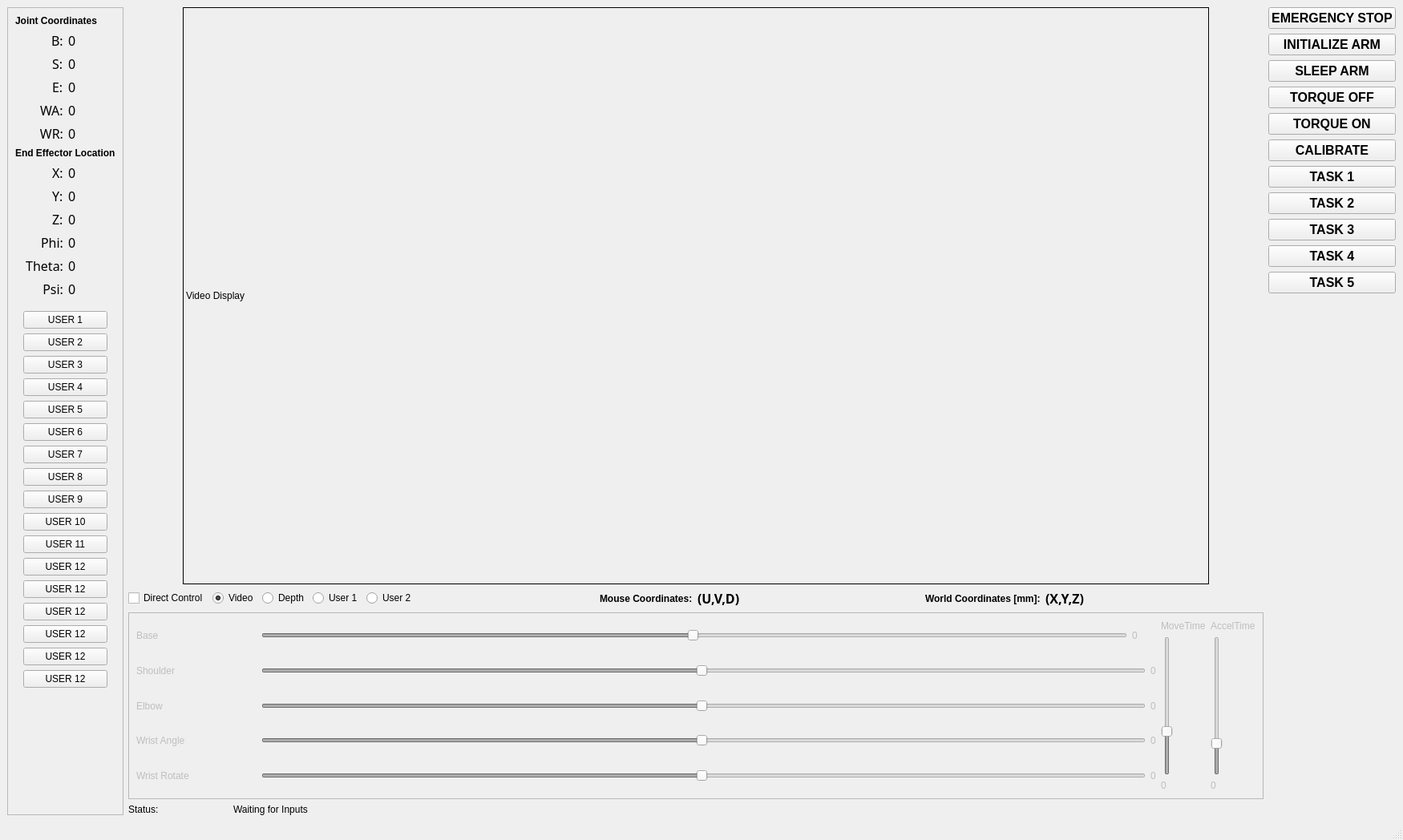
<?xml version="1.0" encoding="UTF-8"?>
<ui version="4.0">
 <class>MainWindow</class>
 <widget class="QMainWindow" name="MainWindow">
  <property name="geometry">
   <rect>
    <x>0</x>
    <y>0</y>
    <width>1750</width>
    <height>1048</height>
   </rect>
  </property>
  <property name="sizePolicy">
   <sizepolicy hsizetype="Fixed" vsizetype="Fixed">
    <horstretch>0</horstretch>
    <verstretch>0</verstretch>
   </sizepolicy>
  </property>
  <property name="cursor">
   <cursorShape>ArrowCursor</cursorShape>
  </property>
  <property name="windowTitle">
   <string>MainWindow</string>
  </property>
  <widget class="QWidget" name="centralwidget">
   <layout class="QVBoxLayout" name="verticalLayout_14">
    <item>
     <layout class="QHBoxLayout" name="horizontalLayout_13">
      <item>
       <widget class="QFrame" name="OutputFrame">
        <property name="enabled">
         <bool>true</bool>
        </property>
        <property name="sizePolicy">
         <sizepolicy hsizetype="Minimum" vsizetype="Minimum">
          <horstretch>0</horstretch>
          <verstretch>0</verstretch>
         </sizepolicy>
        </property>
        <property name="frameShape">
         <enum>QFrame::StyledPanel</enum>
        </property>
        <property name="frameShadow">
         <enum>QFrame::Raised</enum>
        </property>
        <layout class="QVBoxLayout" name="verticalLayout_5">
         <item>
          <widget class="QLabel" name="JointCoordLabel">
           <property name="sizePolicy">
            <sizepolicy hsizetype="Minimum" vsizetype="Minimum">
             <horstretch>0</horstretch>
             <verstretch>0</verstretch>
            </sizepolicy>
           </property>
           <property name="font">
            <font>
             <weight>75</weight>
             <bold>true</bold>
            </font>
           </property>
           <property name="text">
            <string>Joint Coordinates</string>
           </property>
          </widget>
         </item>
         <item>
          <layout class="QHBoxLayout" name="horizontalLayout_3">
           <item>
            <layout class="QVBoxLayout" name="verticalLayout_9">
             <item alignment="Qt::AlignRight">
              <widget class="QLabel" name="BLabel">
               <property name="font">
                <font>
                 <family>Ubuntu Mono</family>
                 <pointsize>12</pointsize>
                </font>
               </property>
               <property name="text">
                <string>B:</string>
               </property>
              </widget>
             </item>
             <item alignment="Qt::AlignRight">
              <widget class="QLabel" name="SLabel">
               <property name="font">
                <font>
                 <family>Ubuntu Mono</family>
                 <pointsize>12</pointsize>
                </font>
               </property>
               <property name="text">
                <string>S:</string>
               </property>
              </widget>
             </item>
             <item alignment="Qt::AlignRight">
              <widget class="QLabel" name="ELabel">
               <property name="font">
                <font>
                 <family>Ubuntu Mono</family>
                 <pointsize>12</pointsize>
                </font>
               </property>
               <property name="text">
                <string>E:</string>
               </property>
              </widget>
             </item>
             <item alignment="Qt::AlignRight">
              <widget class="QLabel" name="WALabel">
               <property name="font">
                <font>
                 <family>Ubuntu Mono</family>
                 <pointsize>12</pointsize>
                </font>
               </property>
               <property name="text">
                <string>WA:</string>
               </property>
              </widget>
             </item>
             <item>
              <widget class="QLabel" name="WRLabel">
               <property name="font">
                <font>
                 <family>Ubuntu Mono</family>
                 <pointsize>12</pointsize>
                </font>
               </property>
               <property name="text">
                <string>WR:</string>
               </property>
               <property name="alignment">
                <set>Qt::AlignRight|Qt::AlignTrailing|Qt::AlignVCenter</set>
               </property>
              </widget>
             </item>
            </layout>
           </item>
           <item>
            <layout class="QVBoxLayout" name="verticalLayout_8">
             <item alignment="Qt::AlignLeft">
              <widget class="QLabel" name="rdoutBaseJC">
               <property name="font">
                <font>
                 <family>Ubuntu Mono</family>
                 <pointsize>12</pointsize>
                </font>
               </property>
               <property name="text">
                <string>0</string>
               </property>
              </widget>
             </item>
             <item alignment="Qt::AlignLeft">
              <widget class="QLabel" name="rdoutShoulderJC">
               <property name="font">
                <font>
                 <family>Ubuntu Mono</family>
                 <pointsize>12</pointsize>
                </font>
               </property>
               <property name="text">
                <string>0</string>
               </property>
              </widget>
             </item>
             <item alignment="Qt::AlignLeft">
              <widget class="QLabel" name="rdoutElbowJC">
               <property name="font">
                <font>
                 <family>Ubuntu Mono</family>
                 <pointsize>12</pointsize>
                </font>
               </property>
               <property name="text">
                <string>0</string>
               </property>
              </widget>
             </item>
             <item alignment="Qt::AlignLeft">
              <widget class="QLabel" name="rdoutWristAJC">
               <property name="font">
                <font>
                 <family>Ubuntu Mono</family>
                 <pointsize>12</pointsize>
                </font>
               </property>
               <property name="text">
                <string>0</string>
               </property>
              </widget>
             </item>
             <item>
              <widget class="QLabel" name="rdoutWristRJC">
               <property name="font">
                <font>
                 <family>Ubuntu Mono</family>
                 <pointsize>12</pointsize>
                </font>
               </property>
               <property name="text">
                <string>0</string>
               </property>
              </widget>
             </item>
            </layout>
           </item>
          </layout>
         </item>
         <item>
          <widget class="QLabel" name="WorldCoordLabel">
           <property name="font">
            <font>
             <weight>75</weight>
             <bold>true</bold>
            </font>
           </property>
           <property name="text">
            <string>End Effector Location</string>
           </property>
          </widget>
         </item>
         <item>
          <layout class="QHBoxLayout" name="horizontalLayout_4">
           <item>
            <layout class="QVBoxLayout" name="verticalLayout_13">
             <item alignment="Qt::AlignRight">
              <widget class="QLabel" name="XLabel">
               <property name="font">
                <font>
                 <family>Ubuntu Mono</family>
                 <pointsize>12</pointsize>
                </font>
               </property>
               <property name="text">
                <string>X:</string>
               </property>
               <property name="scaledContents">
                <bool>false</bool>
               </property>
              </widget>
             </item>
             <item alignment="Qt::AlignRight">
              <widget class="QLabel" name="YLabel">
               <property name="font">
                <font>
                 <family>Ubuntu Mono</family>
                 <pointsize>12</pointsize>
                </font>
               </property>
               <property name="text">
                <string>Y:</string>
               </property>
              </widget>
             </item>
             <item alignment="Qt::AlignRight">
              <widget class="QLabel" name="ZLabel">
               <property name="font">
                <font>
                 <family>Ubuntu Mono</family>
                 <pointsize>12</pointsize>
                </font>
               </property>
               <property name="text">
                <string>Z:</string>
               </property>
              </widget>
             </item>
             <item alignment="Qt::AlignRight">
              <widget class="QLabel" name="PhiLabel">
               <property name="enabled">
                <bool>true</bool>
               </property>
               <property name="font">
                <font>
                 <family>Ubuntu Mono</family>
                 <pointsize>12</pointsize>
                </font>
               </property>
               <property name="text">
                <string>Phi:</string>
               </property>
              </widget>
             </item>
             <item>
              <widget class="QLabel" name="ThetaLabel">
               <property name="enabled">
                <bool>true</bool>
               </property>
               <property name="font">
                <font>
                 <family>Ubuntu Mono</family>
                 <pointsize>12</pointsize>
                </font>
               </property>
               <property name="text">
                <string>Theta:</string>
               </property>
               <property name="alignment">
                <set>Qt::AlignRight|Qt::AlignTrailing|Qt::AlignVCenter</set>
               </property>
              </widget>
             </item>
             <item>
              <widget class="QLabel" name="PsiLabel">
               <property name="enabled">
                <bool>true</bool>
               </property>
               <property name="font">
                <font>
                 <family>Ubuntu Mono</family>
                 <pointsize>12</pointsize>
                </font>
               </property>
               <property name="text">
                <string>Psi:</string>
               </property>
               <property name="alignment">
                <set>Qt::AlignRight|Qt::AlignTrailing|Qt::AlignVCenter</set>
               </property>
              </widget>
             </item>
            </layout>
           </item>
           <item>
            <layout class="QVBoxLayout" name="verticalLayout_12">
             <item alignment="Qt::AlignLeft">
              <widget class="QLabel" name="rdoutX">
               <property name="font">
                <font>
                 <family>Ubuntu Mono</family>
                 <pointsize>12</pointsize>
                </font>
               </property>
               <property name="text">
                <string>0</string>
               </property>
              </widget>
             </item>
             <item alignment="Qt::AlignLeft">
              <widget class="QLabel" name="rdoutY">
               <property name="font">
                <font>
                 <family>Ubuntu Mono</family>
                 <pointsize>12</pointsize>
                </font>
               </property>
               <property name="text">
                <string>0</string>
               </property>
              </widget>
             </item>
             <item alignment="Qt::AlignLeft">
              <widget class="QLabel" name="rdoutZ">
               <property name="font">
                <font>
                 <family>Ubuntu Mono</family>
                 <pointsize>12</pointsize>
                </font>
               </property>
               <property name="text">
                <string>0</string>
               </property>
              </widget>
             </item>
             <item alignment="Qt::AlignLeft">
              <widget class="QLabel" name="rdoutPhi">
               <property name="font">
                <font>
                 <family>Ubuntu Mono</family>
                 <pointsize>12</pointsize>
                </font>
               </property>
               <property name="text">
                <string>0</string>
               </property>
              </widget>
             </item>
             <item>
              <widget class="QLabel" name="rdoutTheta">
               <property name="font">
                <font>
                 <family>Ubuntu Mono</family>
                 <pointsize>12</pointsize>
                </font>
               </property>
               <property name="text">
                <string>0</string>
               </property>
              </widget>
             </item>
             <item>
              <widget class="QLabel" name="rdoutPsi">
               <property name="font">
                <font>
                 <family>Ubuntu Mono</family>
                 <pointsize>12</pointsize>
                </font>
               </property>
               <property name="text">
                <string>0</string>
               </property>
              </widget>
             </item>
            </layout>
           </item>
          </layout>
         </item>
         <item>
          <layout class="QVBoxLayout" name="Group2">
           <property name="margin">
            <number>10</number>
           </property>
           <item>
            <widget class="QPushButton" name="btnUser1">
             <property name="text">
              <string>USER 1</string>
             </property>
            </widget>
           </item>
           <item>
            <widget class="QPushButton" name="btnUser2">
             <property name="text">
              <string>USER 2</string>
             </property>
            </widget>
           </item>
           <item>
            <widget class="QPushButton" name="btnUser3">
             <property name="text">
              <string>USER 3</string>
             </property>
            </widget>
           </item>
           <item>
            <widget class="QPushButton" name="btnUser4">
             <property name="text">
              <string>USER 4</string>
             </property>
            </widget>
           </item>
           <item>
            <widget class="QPushButton" name="btnUser5">
             <property name="text">
              <string>USER 5</string>
             </property>
            </widget>
           </item>
           <item>
            <widget class="QPushButton" name="btnUser6">
             <property name="text">
              <string>USER 6</string>
             </property>
            </widget>
           </item>
           <item>
            <widget class="QPushButton" name="btnUser7">
             <property name="text">
              <string>USER 7</string>
             </property>
            </widget>
           </item>
           <item>
            <widget class="QPushButton" name="btnUser8">
             <property name="text">
              <string>USER 8</string>
             </property>
            </widget>
           </item>
           <item>
            <widget class="QPushButton" name="btnUser9">
             <property name="text">
              <string>USER 9</string>
             </property>
            </widget>
           </item>
           <item>
            <widget class="QPushButton" name="btnUser10">
             <property name="text">
              <string>USER 10</string>
             </property>
             <property name="autoRepeatDelay">
              <number>300</number>
             </property>
            </widget>
           </item>
           <item>
            <widget class="QPushButton" name="btnUser11">
             <property name="text">
              <string>USER 11</string>
             </property>
             <property name="autoRepeatDelay">
              <number>300</number>
             </property>
            </widget>
           </item>
           <item>
            <widget class="QPushButton" name="btnUser12">
             <property name="text">
              <string>USER 12</string>
             </property>
             <property name="autoRepeatDelay">
              <number>300</number>
             </property>
            </widget>
           </item>
           <item>
            <widget class="QPushButton" name="btnUser13">
             <property name="text">
              <string>USER 12</string>
             </property>
             <property name="autoRepeatDelay">
              <number>300</number>
             </property>
            </widget>
           </item>
           <item>
            <widget class="QPushButton" name="btnUser14">
             <property name="text">
              <string>USER 12</string>
             </property>
             <property name="autoRepeatDelay">
              <number>300</number>
             </property>
            </widget>
           </item>
           <item>
            <widget class="QPushButton" name="btnUser15">
             <property name="text">
              <string>USER 12</string>
             </property>
             <property name="autoRepeatDelay">
              <number>300</number>
             </property>
            </widget>
           </item>
            <item>
            <widget class="QPushButton" name="btnUser16">
             <property name="text">
              <string>USER 12</string>
             </property>
             <property name="autoRepeatDelay">
              <number>300</number>
             </property>
            </widget>
           </item>
            <item>
            <widget class="QPushButton" name="btnUser17">
             <property name="text">
              <string>USER 12</string>
             </property>
             <property name="autoRepeatDelay">
              <number>300</number>
             </property>
            </widget>
           </item>
          </layout>
         </item>
         <item>
          <spacer name="verticalSpacer_2">
           <property name="orientation">
            <enum>Qt::Vertical</enum>
           </property>
           <property name="sizeHint" stdset="0">
            <size>
             <width>20</width>
             <height>40</height>
            </size>
           </property>
          </spacer>
         </item>
        </layout>
       </widget>
      </item>
      <item>
       <layout class="QVBoxLayout" name="verticalLayout_4">
        <item>
         <layout class="QHBoxLayout" name="horizontalLayout_12">
          <item>
           <spacer name="horizontalSpacer_8">
            <property name="orientation">
             <enum>Qt::Horizontal</enum>
            </property>
            <property name="sizeHint" stdset="0">
             <size>
              <width>40</width>
              <height>20</height>
             </size>
            </property>
           </spacer>
          </item>
          <item>
           <widget class="QLabel" name="videoDisplay">
            <property name="minimumSize">
             <size>
              <width>1280</width>
              <height>720</height>
             </size>
            </property>
            <property name="maximumSize">
             <size>
              <width>1280</width>
              <height>720</height>
             </size>
            </property>
            <property name="cursor">
             <cursorShape>CrossCursor</cursorShape>
            </property>
            <property name="mouseTracking">
             <bool>true</bool>
            </property>
            <property name="frameShape">
             <enum>QFrame::Box</enum>
            </property>
            <property name="text">
             <string>Video Display</string>
            </property>
           </widget>
          </item>
          <item>
           <spacer name="horizontalSpacer_9">
            <property name="orientation">
             <enum>Qt::Horizontal</enum>
            </property>
            <property name="sizeHint" stdset="0">
             <size>
              <width>40</width>
              <height>20</height>
             </size>
            </property>
           </spacer>
          </item>
         </layout>
        </item>
        <item>
         <layout class="QHBoxLayout" name="horizontalLayout_2">
          <item>
           <widget class="QCheckBox" name="chk_directcontrol">
            <property name="text">
             <string>Direct Control</string>
            </property>
            <property name="checked">
             <bool>false</bool>
            </property>
           </widget>
          </item>
          <item>
           <widget class="QRadioButton" name="radioVideo">
            <property name="text">
             <string>Video</string>
            </property>
            <property name="checked">
             <bool>true</bool>
            </property>
            <property name="autoExclusive">
             <bool>true</bool>
            </property>
           </widget>
          </item>
          <item>
           <widget class="QRadioButton" name="radioDepth">
            <property name="text">
             <string>Depth</string>
            </property>
           </widget>
          </item>
          <item>
           <widget class="QRadioButton" name="radioUsr1">
            <property name="text">
             <string>User 1</string>
            </property>
           </widget>
          </item>
          <item>
           <widget class="QRadioButton" name="radioUsr2">
            <property name="text">
             <string>User 2</string>
            </property>
           </widget>
          </item>
          <item>
           <spacer name="horizontalSpacer_4">
            <property name="orientation">
             <enum>Qt::Horizontal</enum>
            </property>
            <property name="sizeHint" stdset="0">
             <size>
              <width>40</width>
              <height>20</height>
             </size>
            </property>
           </spacer>
          </item>
          <item>
           <widget class="QLabel" name="PixelCoordLabel">
            <property name="font">
             <font>
              <weight>75</weight>
              <bold>true</bold>
             </font>
            </property>
            <property name="text">
             <string>Mouse Coordinates:</string>
            </property>
           </widget>
          </item>
          <item>
           <widget class="QLabel" name="rdoutMousePixels">
            <property name="font">
             <font>
              <family>Ubuntu Mono</family>
              <pointsize>12</pointsize>
              <weight>75</weight>
              <bold>true</bold>
             </font>
            </property>
            <property name="text">
             <string>(U,V,D)</string>
            </property>
            <property name="textFormat">
             <enum>Qt::AutoText</enum>
            </property>
           </widget>
          </item>
          <item>
           <spacer name="horizontalSpacer_3">
            <property name="orientation">
             <enum>Qt::Horizontal</enum>
            </property>
            <property name="sizeHint" stdset="0">
             <size>
              <width>40</width>
              <height>20</height>
             </size>
            </property>
           </spacer>
          </item>
          <item>
           <widget class="QLabel" name="PixelCoordLabel_2">
            <property name="font">
             <font>
              <weight>75</weight>
              <bold>true</bold>
             </font>
            </property>
            <property name="text">
             <string>World Coordinates [mm]:</string>
            </property>
           </widget>
          </item>
          <item>
           <widget class="QLabel" name="rdoutMouseWorld">
            <property name="font">
             <font>
              <family>Ubuntu Mono</family>
              <pointsize>12</pointsize>
              <weight>75</weight>
              <bold>true</bold>
             </font>
            </property>
            <property name="text">
             <string>(X,Y,Z)</string>
            </property>
            <property name="textFormat">
             <enum>Qt::AutoText</enum>
            </property>
           </widget>
          </item>
          <item>
           <spacer name="horizontalSpacer_2">
            <property name="orientation">
             <enum>Qt::Horizontal</enum>
            </property>
            <property name="sizeHint" stdset="0">
             <size>
              <width>40</width>
              <height>20</height>
             </size>
            </property>
           </spacer>
          </item>
         </layout>
        </item>
        <item>
         <widget class="QFrame" name="SliderFrame">
          <property name="enabled">
           <bool>false</bool>
          </property>
          <property name="frameShape">
           <enum>QFrame::StyledPanel</enum>
          </property>
          <property name="frameShadow">
           <enum>QFrame::Raised</enum>
          </property>
          <property name="lineWidth">
           <number>1</number>
          </property>
          <layout class="QVBoxLayout" name="verticalLayout_16">
           <item>
            <layout class="QHBoxLayout" name="horizontalLayout_6"/>
           </item>
           <item>
            <layout class="QHBoxLayout" name="horizontalLayout_9">
             <item>
              <layout class="QVBoxLayout" name="verticalLayout_2">
               <item>
                <layout class="QHBoxLayout" name="horizontalLayout">
                 <item>
                  <widget class="QLabel" name="BLabelS">
                   <property name="minimumSize">
                    <size>
                     <width>150</width>
                     <height>0</height>
                    </size>
                   </property>
                   <property name="text">
                    <string>Base</string>
                   </property>
                   <property name="alignment">
                    <set>Qt::AlignLeading|Qt::AlignLeft|Qt::AlignVCenter</set>
                   </property>
                  </widget>
                 </item>
                 <item>
                  <widget class="QSlider" name="sldrBase">
                   <property name="minimum">
                    <number>-179</number>
                   </property>
                   <property name="maximum">
                    <number>180</number>
                   </property>
                   <property name="orientation">
                    <enum>Qt::Horizontal</enum>
                   </property>
                  </widget>
                 </item>
                 <item>
                  <widget class="QLabel" name="rdoutBase">
                   <property name="minimumSize">
                    <size>
                     <width>30</width>
                     <height>0</height>
                    </size>
                   </property>
                   <property name="text">
                    <string>0</string>
                   </property>
                  </widget>
                 </item>
                </layout>
               </item>
               <item>
                <layout class="QHBoxLayout" name="horizontalLayout_7">
                 <item>
                  <widget class="QLabel" name="SLabelS">
                   <property name="minimumSize">
                    <size>
                     <width>150</width>
                     <height>0</height>
                    </size>
                   </property>
                   <property name="text">
                    <string>Shoulder</string>
                   </property>
                   <property name="alignment">
                    <set>Qt::AlignLeading|Qt::AlignLeft|Qt::AlignVCenter</set>
                   </property>
                  </widget>
                 </item>
                 <item>
                  <widget class="QSlider" name="sldrShoulder">
                   <property name="minimum">
                    <number>-179</number>
                   </property>
                   <property name="maximum">
                    <number>180</number>
                   </property>
                   <property name="orientation">
                    <enum>Qt::Horizontal</enum>
                   </property>
                  </widget>
                 </item>
                 <item>
                  <widget class="QLabel" name="rdoutShoulder">
                   <property name="text">
                    <string>0</string>
                   </property>
                  </widget>
                 </item>
                </layout>
               </item>
               <item>
                <layout class="QHBoxLayout" name="horizontalLayout_8">
                 <item>
                  <widget class="QLabel" name="ELabelS">
                   <property name="minimumSize">
                    <size>
                     <width>150</width>
                     <height>0</height>
                    </size>
                   </property>
                   <property name="text">
                    <string>Elbow</string>
                   </property>
                   <property name="alignment">
                    <set>Qt::AlignLeading|Qt::AlignLeft|Qt::AlignVCenter</set>
                   </property>
                  </widget>
                 </item>
                 <item>
                  <widget class="QSlider" name="sldrElbow">
                   <property name="minimum">
                    <number>-179</number>
                   </property>
                   <property name="maximum">
                    <number>180</number>
                   </property>
                   <property name="orientation">
                    <enum>Qt::Horizontal</enum>
                   </property>
                  </widget>
                 </item>
                 <item>
                  <widget class="QLabel" name="rdoutElbow">
                   <property name="text">
                    <string>0</string>
                   </property>
                  </widget>
                 </item>
                </layout>
               </item>
               <item>
                <layout class="QHBoxLayout" name="horizontalLayout_11">
                 <item>
                  <widget class="QLabel" name="WALabelS">
                   <property name="minimumSize">
                    <size>
                     <width>150</width>
                     <height>0</height>
                    </size>
                   </property>
                   <property name="text">
                    <string>Wrist Angle</string>
                   </property>
                   <property name="alignment">
                    <set>Qt::AlignLeading|Qt::AlignLeft|Qt::AlignVCenter</set>
                   </property>
                  </widget>
                 </item>
                 <item>
                  <widget class="QSlider" name="sldrWristA">
                   <property name="minimum">
                    <number>-179</number>
                   </property>
                   <property name="maximum">
                    <number>180</number>
                   </property>
                   <property name="orientation">
                    <enum>Qt::Horizontal</enum>
                   </property>
                  </widget>
                 </item>
                 <item>
                  <widget class="QLabel" name="rdoutWristA">
                   <property name="text">
                    <string>0</string>
                   </property>
                  </widget>
                 </item>
                </layout>
               </item>
               <item>
                <layout class="QHBoxLayout" name="horizontalLayout_15">
                 <item>
                  <widget class="QLabel" name="WRLabelS">
                   <property name="minimumSize">
                    <size>
                     <width>150</width>
                     <height>0</height>
                    </size>
                   </property>
                   <property name="text">
                    <string>Wrist Rotate</string>
                   </property>
                   <property name="alignment">
                    <set>Qt::AlignLeading|Qt::AlignLeft|Qt::AlignVCenter</set>
                   </property>
                  </widget>
                 </item>
                 <item>
                  <widget class="QSlider" name="sldrWristR">
                   <property name="minimum">
                    <number>-179</number>
                   </property>
                   <property name="maximum">
                    <number>180</number>
                   </property>
                   <property name="orientation">
                    <enum>Qt::Horizontal</enum>
                   </property>
                  </widget>
                 </item>
                 <item>
                  <widget class="QLabel" name="rdoutWristR">
                   <property name="text">
                    <string>0</string>
                   </property>
                  </widget>
                 </item>
                </layout>
               </item>
              </layout>
             </item>
             <item>
              <layout class="QVBoxLayout" name="verticalLayout_10">
               <item>
                <widget class="QLabel" name="MoveTimeLabel">
                 <property name="text">
                  <string>MoveTime</string>
                 </property>
                </widget>
               </item>
               <item>
                <widget class="QSlider" name="sldrMoveTime">
                 <property name="maximum">
                  <number>100</number>
                 </property>
                 <property name="value">
                  <number>30</number>
                 </property>
                 <property name="orientation">
                  <enum>Qt::Vertical</enum>
                 </property>
                </widget>
               </item>
               <item>
                <widget class="QLabel" name="rdoutMoveTime">
                 <property name="text">
                  <string>0</string>
                 </property>
                </widget>
               </item>
              </layout>
             </item>
             <item>
              <layout class="QVBoxLayout" name="verticalLayout_7">
               <item>
                <widget class="QLabel" name="AccelTimeLabel">
                 <property name="text">
                  <string>AccelTime</string>
                 </property>
                </widget>
               </item>
               <item>
                <widget class="QSlider" name="sldrAccelTime">
                 <property name="maximum">
                  <number>100</number>
                 </property>
                 <property name="value">
                  <number>20</number>
                 </property>
                 <property name="sliderPosition">
                  <number>20</number>
                 </property>
                 <property name="orientation">
                  <enum>Qt::Vertical</enum>
                 </property>
                </widget>
               </item>
               <item>
                <widget class="QLabel" name="rdoutAccelTime">
                 <property name="text">
                  <string>0</string>
                 </property>
                </widget>
               </item>
              </layout>
             </item>
            </layout>
           </item>
           <item>
            <layout class="QHBoxLayout" name="horizontalLayout_10"/>
           </item>
          </layout>
         </widget>
        </item>
        <item>
         <layout class="QHBoxLayout" name="horizontalLayout_14">
          <item>
           <widget class="QLabel" name="label_3">
            <property name="maximumSize">
             <size>
              <width>125</width>
              <height>16777215</height>
             </size>
            </property>
            <property name="text">
             <string>Status:</string>
            </property>
           </widget>
          </item>
          <item>
           <widget class="QLabel" name="rdoutStatus">
            <property name="font">
             <font>
              <pointsize>9</pointsize>
             </font>
            </property>
            <property name="text">
             <string>Waiting for Inputs</string>
            </property>
            <property name="textFormat">
             <enum>Qt::AutoText</enum>
            </property>
            <property name="alignment">
             <set>Qt::AlignLeading|Qt::AlignLeft|Qt::AlignVCenter</set>
            </property>
            <property name="wordWrap">
             <bool>true</bool>
            </property>
           </widget>
          </item>
         </layout>
        </item>
       </layout>
      </item>
      <item>
       <layout class="QVBoxLayout" name="verticalLayout_11">
        <item>
         <widget class="QPushButton" name="btn_estop">
          <property name="font">
           <font>
            <pointsize>12</pointsize>
            <weight>75</weight>
            <bold>true</bold>
           </font>
          </property>
          <property name="text">
           <string>EMERGENCY STOP</string>
          </property>
         </widget>
        </item>
        <item>
         <widget class="QPushButton" name="btn_init_arm">
          <property name="font">
           <font>
            <pointsize>12</pointsize>
            <weight>75</weight>
            <bold>true</bold>
           </font>
          </property>
          <property name="text">
           <string>INITIALIZE ARM</string>
          </property>
         </widget>
        </item>
        <item>
         <widget class="QPushButton" name="btn_sleep_arm">
          <property name="font">
           <font>
            <pointsize>12</pointsize>
            <weight>75</weight>
            <bold>true</bold>
           </font>
          </property>
          <property name="text">
           <string>SLEEP ARM</string>
          </property>
         </widget>
        </item>
        <item>
         <widget class="QPushButton" name="btn_torq_off">
          <property name="font">
           <font>
            <pointsize>12</pointsize>
            <weight>75</weight>
            <bold>true</bold>
           </font>
          </property>
          <property name="text">
           <string>TORQUE OFF</string>
          </property>
         </widget>
        </item>
        <item>
         <widget class="QPushButton" name="btn_torq_on">
          <property name="font">
           <font>
            <pointsize>12</pointsize>
            <weight>75</weight>
            <bold>true</bold>
           </font>
          </property>
          <property name="text">
           <string>TORQUE ON</string>
          </property>
         </widget>
        </item>
        <item>
         <widget class="QPushButton" name="btn_calibrate">
          <property name="font">
           <font>
            <pointsize>12</pointsize>
            <weight>75</weight>
            <bold>true</bold>
           </font>
          </property>
          <property name="text">
           <string>CALIBRATE</string>
          </property>
         </widget>
        </item>
        <item>
         <widget class="QPushButton" name="btn_task1">
          <property name="font">
           <font>
            <pointsize>12</pointsize>
            <weight>75</weight>
            <bold>true</bold>
           </font>
          </property>
          <property name="text">
           <string>TASK 1</string>
          </property>
         </widget>
        </item>
        <item>
         <widget class="QPushButton" name="btn_task2">
          <property name="font">
           <font>
            <pointsize>12</pointsize>
            <weight>75</weight>
            <bold>true</bold>
           </font>
          </property>
          <property name="text">
           <string>TASK 2</string>
          </property>
         </widget>
        </item>
        <item>
         <widget class="QPushButton" name="btn_task3">
          <property name="font">
           <font>
            <pointsize>12</pointsize>
            <weight>75</weight>
            <bold>true</bold>
           </font>
          </property>
          <property name="text">
           <string>TASK 3</string>
          </property>
         </widget>
        </item>
        <item>
         <widget class="QPushButton" name="btn_task4">
          <property name="font">
           <font>
            <pointsize>12</pointsize>
            <weight>75</weight>
            <bold>true</bold>
           </font>
          </property>
          <property name="text">
           <string>TASK 4</string>
          </property>
         </widget>
        </item>
        <item>
         <widget class="QPushButton" name="btn_task5">
          <property name="font">
           <font>
            <pointsize>12</pointsize>
            <weight>75</weight>
            <bold>true</bold>
           </font>
          </property>
          <property name="text">
           <string>TASK 5</string>
          </property>
         </widget>
        </item>
        <item>
         <spacer name="verticalSpacer_3">
          <property name="orientation">
           <enum>Qt::Vertical</enum>
          </property>
          <property name="sizeHint" stdset="0">
           <size>
            <width>20</width>
            <height>40</height>
           </size>
          </property>
         </spacer>
        </item>
       </layout>
      </item>
     </layout>
    </item>
   </layout>
  </widget>
  <widget class="QStatusBar" name="statusbar"/>
 </widget>
 <resources/>
 <connections/>
</ui>
